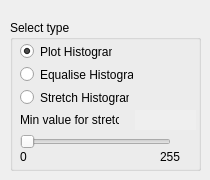
    <widget class="QWidget" name="histogram_tab">
     <attribute name="title">
      <string>Histogram</string>
     </attribute>
     <widget class="QGroupBox" name="groupBox_2">
      <property name="geometry">
       <rect>
        <x>10</x>
        <y>20</y>
        <width>191</width>
        <height>151</height>
       </rect>
      </property>
      <property name="title">
       <string>Select type</string>
      </property>
      <widget class="QRadioButton" name="plothistogram_radio">
       <property name="geometry">
        <rect>
         <x>10</x>
         <y>23</y>
         <width>92</width>
         <height>17</height>
        </rect>
       </property>
       <property name="text">
        <string>Plot Histogram</string>
       </property>
       <property name="checked">
        <bool>true</bool>
       </property>
      </widget>
      <widget class="QRadioButton" name="equalisehistogram_radio">
       <property name="geometry">
        <rect>
         <x>10</x>
         <y>46</y>
         <width>113</width>
         <height>17</height>
        </rect>
       </property>
       <property name="text">
        <string>Equalise Histogram</string>
       </property>
      </widget>
      <widget class="QRadioButton" name="stretchhistogram_radio">
       <property name="geometry">
        <rect>
         <x>10</x>
         <y>69</y>
         <width>109</width>
         <height>17</height>
        </rect>
       </property>
       <property name="text">
        <string>Stretch Histogram</string>
       </property>
      </widget>
      <widget class="QLabel" name="label_2">
       <property name="geometry">
        <rect>
         <x>10</x>
         <y>92</y>
         <width>99</width>
         <height>16</height>
        </rect>
       </property>
       <property name="text">
        <string>Min value for stretch</string>
       </property>
      </widget>
      <widget class="QLabel" name="minValStretch_lab">
       <property name="geometry">
        <rect>
         <x>125</x>
         <y>90</y>
         <width>61</width>
         <height>20</height>
        </rect>
       </property>
       <property name="autoFillBackground">
        <bool>true</bool>
       </property>
       <property name="text">
        <string/>
       </property>
      </widget>
      <widget class="QSlider" name="minvalstretch_slider">
       <property name="geometry">
        <rect>
         <x>10</x>
         <y>112</y>
         <width>151</width>
         <height>19</height>
        </rect>
       </property>
       <property name="maximum">
        <number>255</number>
       </property>
       <property name="orientation">
        <enum>Qt::Horizontal</enum>
       </property>
      </widget>
      <widget class="QLabel" name="label_5">
       <property name="geometry">
        <rect>
         <x>10</x>
         <y>130</y>
         <width>47</width>
         <height>13</height>
        </rect>
       </property>
       <property name="text">
        <string>0</string>
       </property>
      </widget>
      <widget class="QLabel" name="label_6">
       <property name="geometry">
        <rect>
         <x>150</x>
         <y>130</y>
         <width>47</width>
         <height>13</height>
        </rect>
       </property>
       <property name="text">
        <string>255</string>
       </property>
      </widget>
      <zorder>plothistogram_radio</zorder>
      <zorder>equalisehistogram_radio</zorder>
      <zorder>stretchhistogram_radio</zorder>
      <zorder>label_2</zorder>
      <zorder>minvalstretch_slider</zorder>
      <zorder>minValStretch_lab</zorder>
      <zorder>label_5</zorder>
      <zorder>label_6</zorder>
     </widget>
    </widget>
